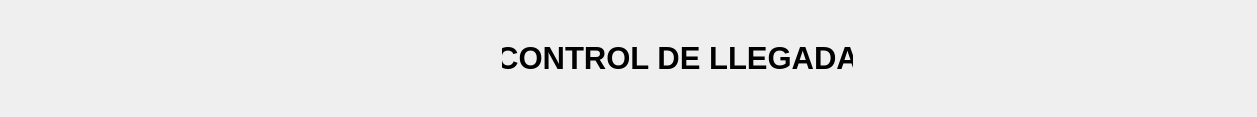
                <widget class="QFrame" name="espacio_superior">
                 <property name="sizePolicy">
                  <sizepolicy hsizetype="Preferred" vsizetype="Preferred">
                   <horstretch>0</horstretch>
                   <verstretch>0</verstretch>
                  </sizepolicy>
                 </property>
                 <property name="minimumSize">
                  <size>
                   <width>1171</width>
                   <height>117</height>
                  </size>
                 </property>
                 <property name="maximumSize">
                  <size>
                   <width>1271</width>
                   <height>117</height>
                  </size>
                 </property>
                 <property name="styleSheet">
                  <string notr="true">QFrame{
	border-bottom-left-radius:0px;
	border-bottom-right-radius:0px
}</string>
                 </property>
                 <property name="frameShape">
                  <enum>QFrame::StyledPanel</enum>
                 </property>
                 <property name="frameShadow">
                  <enum>QFrame::Raised</enum>
                 </property>
                 <property name="tipo" stdset="0">
                  <string>espacio_titulo_form</string>
                 </property>
                 <layout class="QHBoxLayout" name="horizontalLayout_12">
                  <item>
                   <spacer name="horizontalSpacer_2">
                    <property name="orientation">
                     <enum>Qt::Horizontal</enum>
                    </property>
                    <property name="sizeHint" stdset="0">
                     <size>
                      <width>385</width>
                      <height>20</height>
                     </size>
                    </property>
                   </spacer>
                  </item>
                  <item>
                   <widget class="QFrame" name="espacio_a">
                    <property name="styleSheet">
                     <string notr="true"/>
                    </property>
                    <property name="frameShape">
                     <enum>QFrame::StyledPanel</enum>
                    </property>
                    <property name="frameShadow">
                     <enum>QFrame::Raised</enum>
                    </property>
                    <property name="tipo" stdset="0">
                     <string/>
                    </property>
                    <layout class="QHBoxLayout" name="horizontalLayout_13">
                     <item>
                      <widget class="QLabel" name="label_imagen_asistencia">
                       <property name="minimumSize">
                        <size>
                         <width>91</width>
                         <height>81</height>
                        </size>
                       </property>
                       <property name="maximumSize">
                        <size>
                         <width>91</width>
                         <height>81</height>
                        </size>
                       </property>
                       <property name="text">
                        <string/>
                       </property>
                       <property name="pixmap">
                        <pixmap resource="../recursos_de_imagenes_tela_app.qrc">:/iconos/recursos_de_imagenes/iconos_de_interfaz/asistencia.png</pixmap>
                       </property>
                       <property name="scaledContents">
                        <bool>true</bool>
                       </property>
                      </widget>
                     </item>
                     <item>
                      <widget class="QLabel" name="label_control_de_llegada">
                       <property name="minimumSize">
                        <size>
                         <width>351</width>
                         <height>30</height>
                        </size>
                       </property>
                       <property name="maximumSize">
                        <size>
                         <width>351</width>
                         <height>40</height>
                        </size>
                       </property>
                       <property name="font">
                        <font>
                         <family>Segoe UI</family>
                         <pointsize>23</pointsize>
                         <weight>75</weight>
                         <italic>false</italic>
                         <bold>true</bold>
                        </font>
                       </property>
                       <property name="styleSheet">
                        <string notr="true">QLabel{
	font-size:23pt;
}</string>
                       </property>
                       <property name="text">
                        <string>CONTROL DE LLEGADA</string>
                       </property>
                       <property name="alignment">
                        <set>Qt::AlignCenter</set>
                       </property>
                       <property name="tipo" stdset="0">
                        <string>titulo_form</string>
                       </property>
                      </widget>
                     </item>
                    </layout>
                   </widget>
                  </item>
                  <item>
                   <spacer name="horizontalSpacer_4">
                    <property name="orientation">
                     <enum>Qt::Horizontal</enum>
                    </property>
                    <property name="sizeHint" stdset="0">
                     <size>
                      <width>384</width>
                      <height>20</height>
                     </size>
                    </property>
                   </spacer>
                  </item>
                 </layout>
                </widget>
